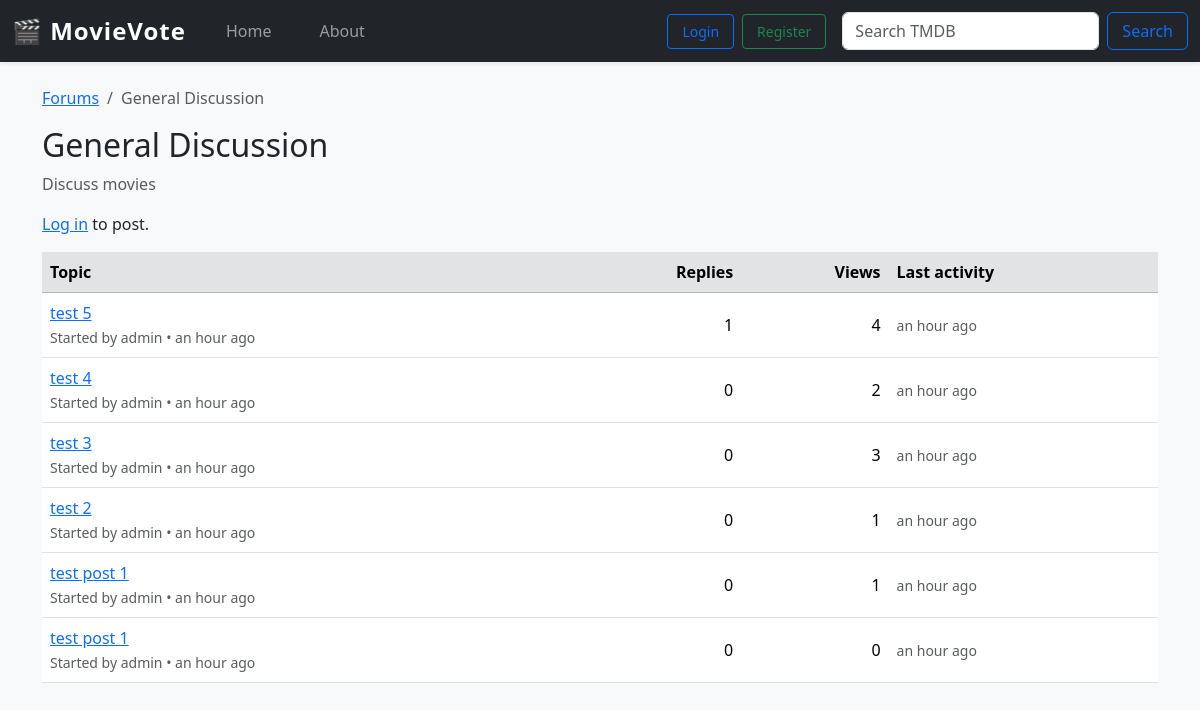
Page /forum/general-discussion/ on the earlier database version.
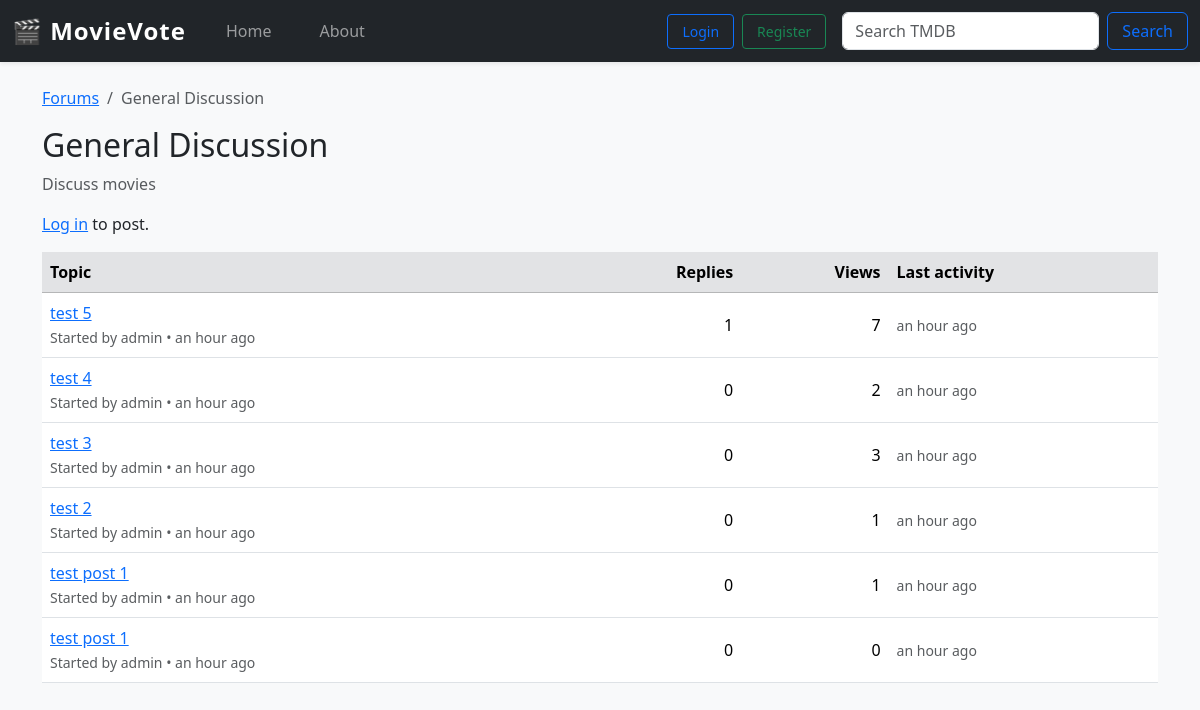
Same page on the later database version.
### forum/models.py (models this page shows, shortened)
class Topic(models.Model):
    forum       = models.ForeignKey(Forum, related_name="topics",
                                    on_delete=models.CASCADE)
    title       = models.CharField(max_length=140)
    slug        = models.SlugField(max_length=150, blank=True)
    starter     = models.ForeignKey(User, on_delete=models.CASCADE)
    created_at  = models.DateTimeField(default=timezone.now)
    updated_at  = models.DateTimeField(default=timezone.now)
    view_count  = models.PositiveIntegerField(default=0)
    reply_count = models.PositiveIntegerField(default=0)
    pinned      = models.BooleanField(default=False)
    locked      = models.BooleanField(default=False)
    class Meta:
        ordering = ("-pinned", "-updated_at")

### forum/views.py (the view)
# urls.py: path("<slug:forum>/",        views.TopicList.as_view(), name="board"),
class TopicList(ListView):
    paginate_by = 25
    template_name = "forum/board.html"
    context_object_name = "topics"
    def get_queryset(self):
        self.board = get_object_or_404(Forum, slug=self.kwargs["forum"])
        return self.board.topics.select_related("starter")
    def get_context_data(self, **kwargs):
        ctx = super().get_context_data(**kwargs)
        ctx["board"] = self.board
        return ctx

### templates/forum/board.html (shortened to what this page needs)
{% extends "movies/base.html" %}
{% load humanize %}
{% block content %}
<nav aria-label="breadcrumb">
  <ol class="breadcrumb">
    <li class="breadcrumb-item"><a href="{% url 'forum:index' %}">Forums</a></li>
    <li class="breadcrumb-item active" aria-current="page">{{ board.name }}</li>
  </ol>
</nav>
<h2>{{ board.name }}</h2>
<p class="text-muted">{{ board.blurb }}</p>
{% if user.is_authenticated %}
  <a class="btn btn-primary mb-3"
     href="{% url 'forum:topic_new' board.slug %}">
     Start New Topic
  </a>
{% else %}
  <p><a href="{% url 'login' %}">Log in</a> to post.</p>
{% endif %}
<div class="table-responsive">
  <table class="table table-hover align-middle">
    <thead class="table-secondary">
      <tr>
        <th>Topic</th>
        <th class="text-end">Replies</th>
        <th class="text-end">Views</th>
        <th>Last activity</th>
      </tr>
    </thead>
    <tbody>
    {% for t in topics %}
      <tr>
        <td>
          <a href="{% url 'forum:topic' board.slug t.pk t.slug %}">
            {{ t.title }}
          </a><br>
          <small class="text-muted">
            Started by {{ t.starter }} • {{ t.created_at|naturaltime }}
          </small>
        </td>
        <td class="text-end">{{ t.reply_count }}</td>
        <td class="text-end">{{ t.view_count }}</td>
        <td class="text-muted small">{{ t.updated_at|naturaltime }}</td>
      </tr>
    {% empty %}
      <tr><td colspan="4">No topics yet.</td></tr>
    {% endfor %}
    </tbody>
  </table>
</div>
{% endblock %}

Differences in the rows shown:
changed Topic "test 5": view_count "4" → "7"
